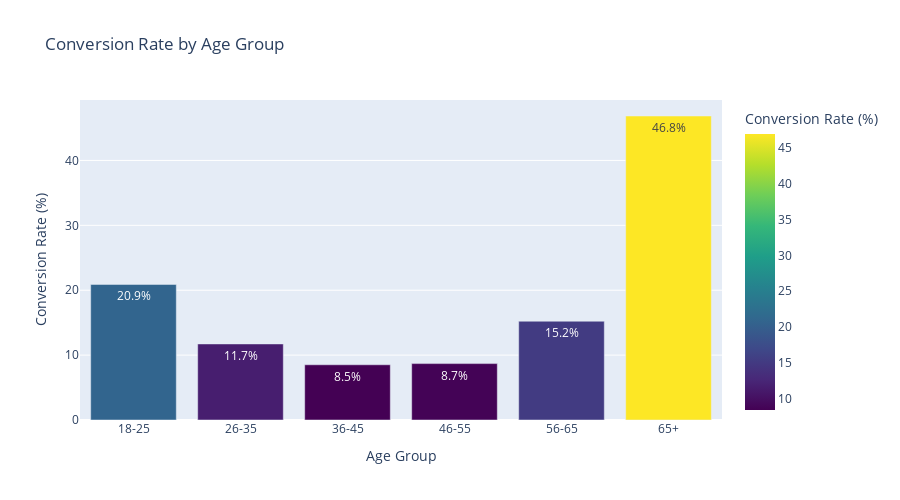
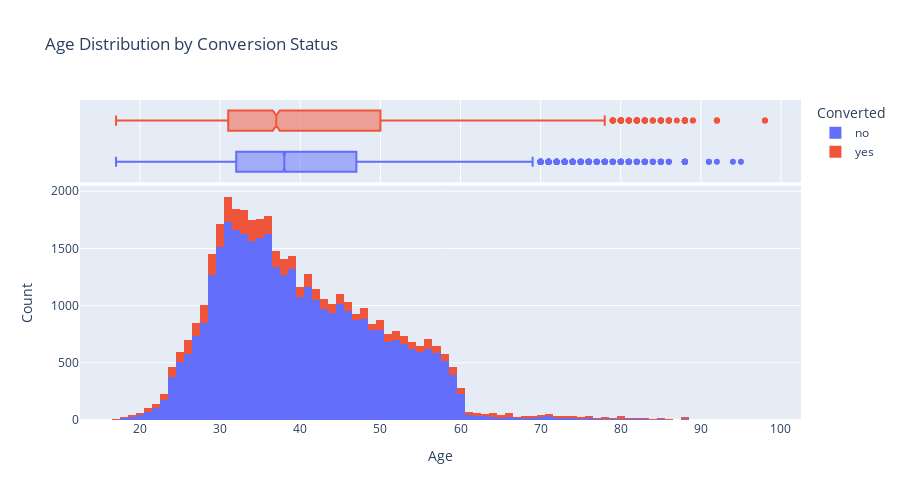

These figures' notebook cell, in order:
### Code cell
fig_age = px.bar(
    age_conversion, 
    x='Age Group', 
    y='Conversion Rate',
    color='Conversion Rate',
    color_continuous_scale='Viridis',
    text=age_conversion['Conversion Rate'].apply(lambda x: f"{x:.1f}%"),
    title='Conversion Rate by Age Group',
    labels={'Conversion Rate': 'Conversion Rate (%)'},
    height=500
)


fig_age.show()


fig_age_dist = px.histogram(
    df, 
    x='age',
    color='y',
    marginal='box',
    title='Age Distribution by Conversion Status',
    labels={'age': 'Age', 'y': 'Converted'},
    height=500,
    category_orders={'y': ['no', 'yes']}
)

fig_age_dist.update_layout(
    xaxis_title='Age',
    yaxis_title='Count'
)

fig_age_dist.show()

### Figure 1 — Plotly figure (JSON) as saved in the notebook; plotly's stock layout.template omitted (floating-point values rounded to 4 significant figures)
{"data": [{"hovertemplate": "Age Group=%{x}<br>Conversion Rate (%)=%{marker.color}<br>text=%{text}<extra></extra>", "legendgroup": "", "marker": {"color": [20.89, 11.72, 8.51, 8.692, 15.22, 46.85], "coloraxis": "coloraxis", "pattern": {"shape": ""}}, "name": "", "orientation": "v", "showlegend": false, "text": ["20.9%", "11.7%", "8.5%", "8.7%", "15.2%", "46.8%"], "textposition": "auto", "type": "bar", "x": ["18-25", "26-35", "36-45", "46-55", "56-65", "65+"], "xaxis": "x", "y": [20.89, 11.72, 8.51, 8.692, 15.22, 46.85], "yaxis": "y"}], "layout": {"barmode": "relative", "coloraxis": {"colorbar": {"title": {"text": "Conversion Rate (%)"}}, "colorscale": [[0, "#440154"], [0.1111, "#482878"], [0.2222, "#3e4989"], [0.3333, "#31688e"], [0.4444, "#26828e"], [0.5556, "#1f9e89"], [0.6667, "#35b779"], [0.7778, "#6ece58"], [0.8889, "#b5de2b"], [1, "#fde725"]]}, "height": 500, "legend": {"tracegroupgap": 0}, "title": {"text": "Conversion Rate by Age Group"}, "xaxis": {"anchor": "y", "domain": [0, 1], "title": {"text": "Age Group"}}, "yaxis": {"anchor": "x", "domain": [0, 1], "title": {"text": "Conversion Rate (%)"}}}}

### Figure 2 — Plotly figure (JSON) as saved in the notebook; plotly's stock layout.template omitted (floating-point values rounded to 4 significant figures; data arrays with more than 128 entries replaced by an {"elided": "..."} marker saying what was removed)
{"data": [{"bingroup": "x", "hovertemplate": "Converted=no<br>Age=%{x}<br>count=%{y}<extra></extra>", "legendgroup": "no", "marker": {"color": "#636efa", "pattern": {"shape": ""}}, "name": "no", "orientation": "v", "showlegend": true, "type": "histogram", "x": {"elided": "36548 int values"}, "xaxis": "x", "yaxis": "y"}, {"hovertemplate": "Converted=no<br>Age=%{x}<extra></extra>", "legendgroup": "no", "marker": {"color": "#636efa"}, "name": "no", "notched": true, "showlegend": false, "type": "box", "x": {"elided": "36548 int values"}, "xaxis": "x2", "yaxis": "y2"}, {"bingroup": "x", "hovertemplate": "Converted=yes<br>Age=%{x}<br>count=%{y}<extra></extra>", "legendgroup": "yes", "marker": {"color": "#EF553B", "pattern": {"shape": ""}}, "name": "yes", "orientation": "v", "showlegend": true, "type": "histogram", "x": {"elided": "4640 int values"}, "xaxis": "x", "yaxis": "y"}, {"hovertemplate": "Converted=yes<br>Age=%{x}<extra></extra>", "legendgroup": "yes", "marker": {"color": "#EF553B"}, "name": "yes", "notched": true, "showlegend": false, "type": "box", "x": {"elided": "4640 int values"}, "xaxis": "x2", "yaxis": "y2"}], "layout": {"barmode": "relative", "height": 500, "legend": {"title": {"text": "Converted"}, "tracegroupgap": 0}, "title": {"text": "Age Distribution by Conversion Status"}, "xaxis": {"anchor": "y", "domain": [0, 1], "title": {"text": "Age"}}, "xaxis2": {"anchor": "y2", "domain": [0, 1], "matches": "x", "showgrid": true, "showticklabels": false}, "yaxis": {"anchor": "x", "domain": [0, 0.7326], "title": {"text": "Count"}}, "yaxis2": {"anchor": "x2", "domain": [0.7426, 1], "matches": "y2", "showgrid": false, "showline": false, "showticklabels": false, "ticks": ""}}}
